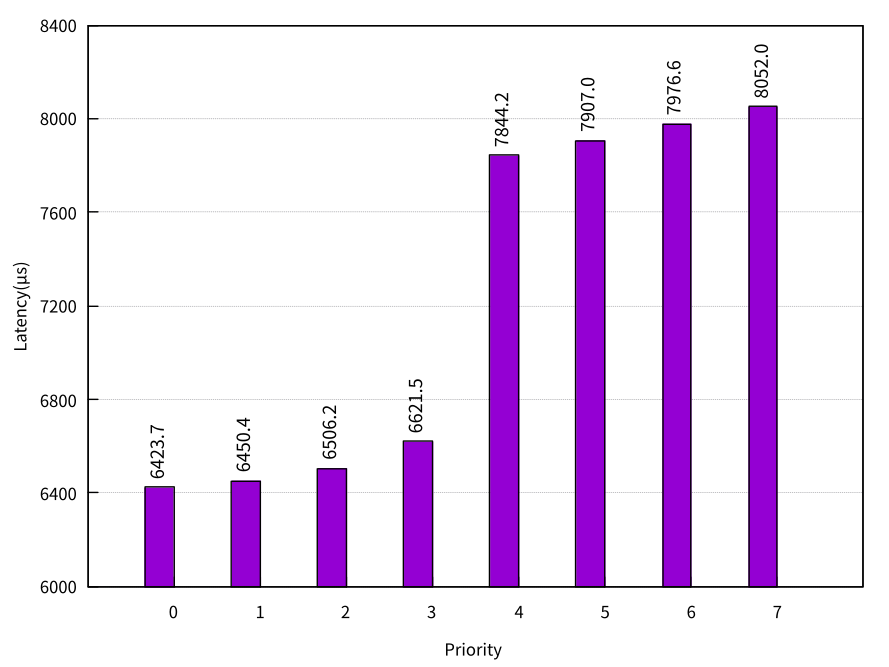

The script that drew this image:

fontSpec(s) = sprintf("Times-Roman, %d", s)
fn(v) = sprintf("%.1f", v)

set style histogram clustered gap 1
set style data histograms
# set key left top
unset key
set xtics nomirror
set ytics nomirror
set grid ytics
set grid linetype 0
set boxwidth 1.0
set yrange [6000 : 8400]
set ytics 400
set xtics -1,8,1
set xtics("0" 0, "1" 1, "2" 2, "3" 3, "4" 4, "5" 5, "6" 6, "7" 7)
set xlabel "Priority"
set ylabel 'Latency({/symbol \155}s)'


datafile1 = 'mc8_4_4.dat'

plot \
    for [COL=2:3] datafile1 using COL title columnheader fs fill solid 1 border -1, \
    datafile1 u ($0-1-1./6):2:(fn($2)) w labels font fontSpec(10) right rot by 90 offset char -0.5, 2.5 t ''
